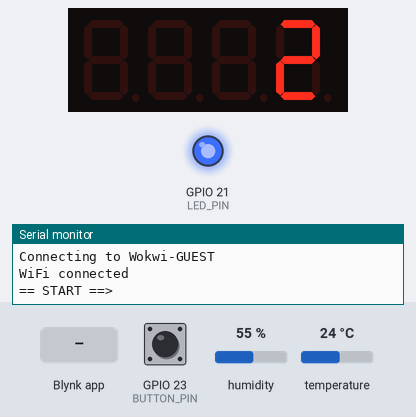
Simulated run of this program. Board: ESP32. On the bench: 4-digit seven-segment display, output pins drawn as LEDs (lit = HIGH), the last lines printed to the serial monitor. Inputs (shaded band) come from the test bench; at power-on: GPIO 23 (BUTTON_PIN) HIGH, humidity 55 %, temperature 24 °C. WiFi joins after 1.5 s; servers stay silent unless stated.

Above: at 3.0 s.
3.1 s: GPIO 23 (BUTTON_PIN) pulled LOW for 0.15 s
At 4.4 s:
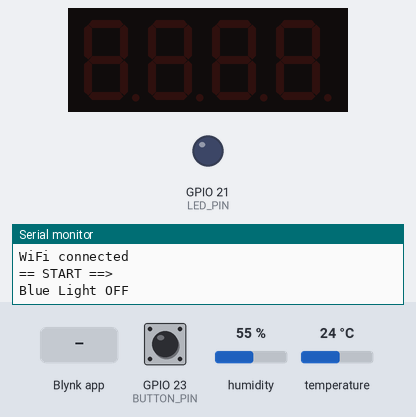
4.7 s: Blynk app writes 1 to V1
At 5.6 s:
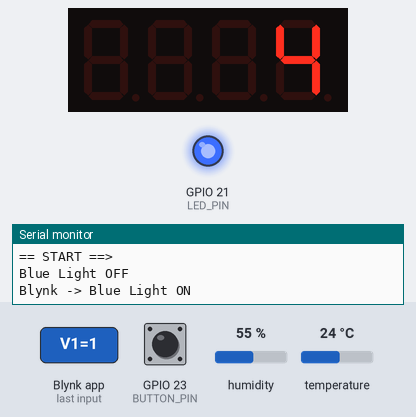
6.3 s: Blynk app writes 0 to V1
At 6.6 s:
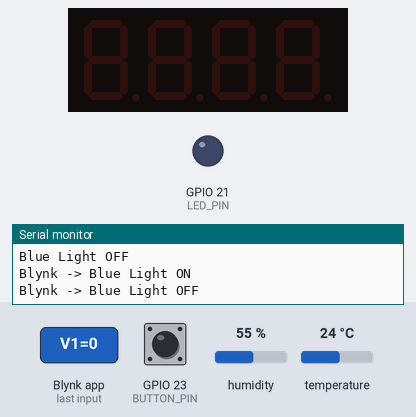
7.8 s: GPIO 23 (BUTTON_PIN) pulled LOW for 1 s
At 9.4 s:
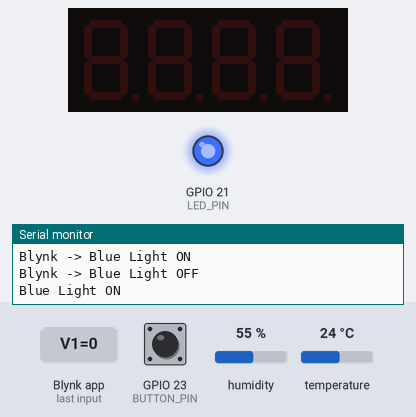
11.3 s: GPIO 23 (BUTTON_PIN) pulled LOW for 3.2 s
At 15.2 s:
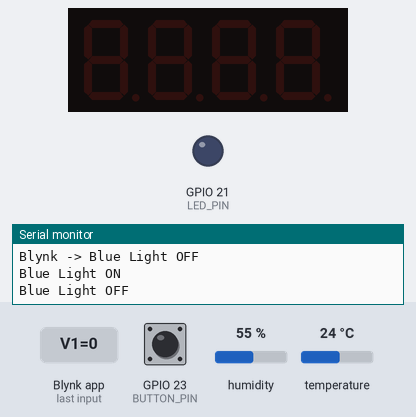
Timing chart, 0 to 16.7 s (numbered marks = the images above; inputs shaded):
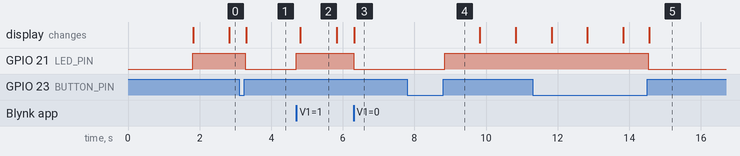

The program:

main.cpp
```cpp
#define BLYNK_TEMPLATE_ID "TMPL6mNbHq6qS"
#define BLYNK_TEMPLATE_NAME "test2"
#define BLYNK_AUTH_TOKEN "A00yvSMSLQ-F57w6CIdS9ywDC9RHlTPg"

#include <Arduino.h>
#include <TM1637Display.h>
#include <DHT.h>
#include <WiFi.h>
#include <WiFiClient.h>
#include <BlynkSimpleEsp32.h>


char ssid[] = "Wokwi-GUEST";  //Tên mạng WiFi
char pass[] = "";             //Mật khẩu mạng WiFi

#define DHTPIN 16
#define DHTTYPE DHT22
#define LED_PIN 21
#define BUTTON_PIN 23
#define CLK 18
#define DIO 19

DHT dht(DHTPIN, DHTTYPE);
TM1637Display display(CLK, DIO);

ulong currentMiliseconds = 0;
bool blueButtonON = true;

bool IsReady(ulong &ulTimer, uint32_t milisecond);
void updateBlueButton();
void uptimeBlynk();
void sendSensorData();

void setup() {
    Serial.begin(115200);
    pinMode(LED_PIN, OUTPUT);
    pinMode(BUTTON_PIN, INPUT_PULLUP);
    display.setBrightness(0x0f);
    dht.begin();

    Serial.print("Connecting to "); Serial.println(ssid);
    Blynk.begin(BLYNK_AUTH_TOKEN, ssid, pass);
    Serial.println("WiFi connected");

    digitalWrite(LED_PIN, blueButtonON ? HIGH : LOW);
    Blynk.virtualWrite(V1, blueButtonON);
    Serial.println("== START ==> ");
}

void loop() {
    Blynk.run();
    currentMiliseconds = millis();
    uptimeBlynk();
    updateBlueButton();
    sendSensorData();
}

bool IsReady(ulong &ulTimer, uint32_t milisecond) {
    if (currentMiliseconds - ulTimer < milisecond) return false;
    ulTimer = currentMiliseconds;
    return true;
}

void updateBlueButton() {
    static ulong lastTime = 0;
    static int lastValue = HIGH;
    if (!IsReady(lastTime, 50)) return;
    int v = digitalRead(BUTTON_PIN);
    if (v == lastValue) return;
    lastValue = v;
    if (v == LOW) return;

    if (!blueButtonON) {
        Serial.println("Blue Light ON");
        digitalWrite(LED_PIN, HIGH);
        blueButtonON = true;
        Blynk.virtualWrite(V1, blueButtonON);
    } else {
        Serial.println("Blue Light OFF");
        digitalWrite(LED_PIN, LOW);
        blueButtonON = false;
        Blynk.virtualWrite(V1, blueButtonON);
        display.clear();
    }
}

void uptimeBlynk() {
    static ulong lastTime = 0;
    if (!IsReady(lastTime, 1000)) return;
    ulong value = lastTime / 1000;
    Blynk.virtualWrite(V0, value);
    if (blueButtonON) {
        display.showNumberDec(value);
    }
}

void sendSensorData() {
    static ulong lastTime = 0;
    if (!IsReady(lastTime, 2000)) return;
    float temp = dht.readTemperature();
    float hum = dht.readHumidity();
    Blynk.virtualWrite(V2, temp);
    Blynk.virtualWrite(V3, hum);
}

BLYNK_WRITE(V1) {
    blueButtonON = param.asInt();
    if (blueButtonON) {
        Serial.println("Blynk -> Blue Light ON");
        digitalWrite(LED_PIN, HIGH);
    } else {
        Serial.println("Blynk -> Blue Light OFF");
        digitalWrite(LED_PIN, LOW);
        display.clear();
    }
}
```

Measured:
- after the input at 3.1 s, GPIO 21 (LED_PIN): HIGH → LOW after 0.18 s; the display: changes after 0.20 s (image 1)
- after the input at 4.7 s, GPIO 21 (LED_PIN): LOW → HIGH at once; the display: changes after 0.11 s (image 2)
- after the input at 6.3 s, GPIO 21 (LED_PIN): HIGH → LOW at once; the display: changes at once (image 3)
- after the input at 7.8 s, GPIO 21 (LED_PIN): LOW → HIGH after 1.0 s
- after the input at 11.3 s, GPIO 21 (LED_PIN): HIGH → LOW after 3.2 s
- what the display in image 2 shows lasts 1.0 s, from 4.8 s to 5.8 s
